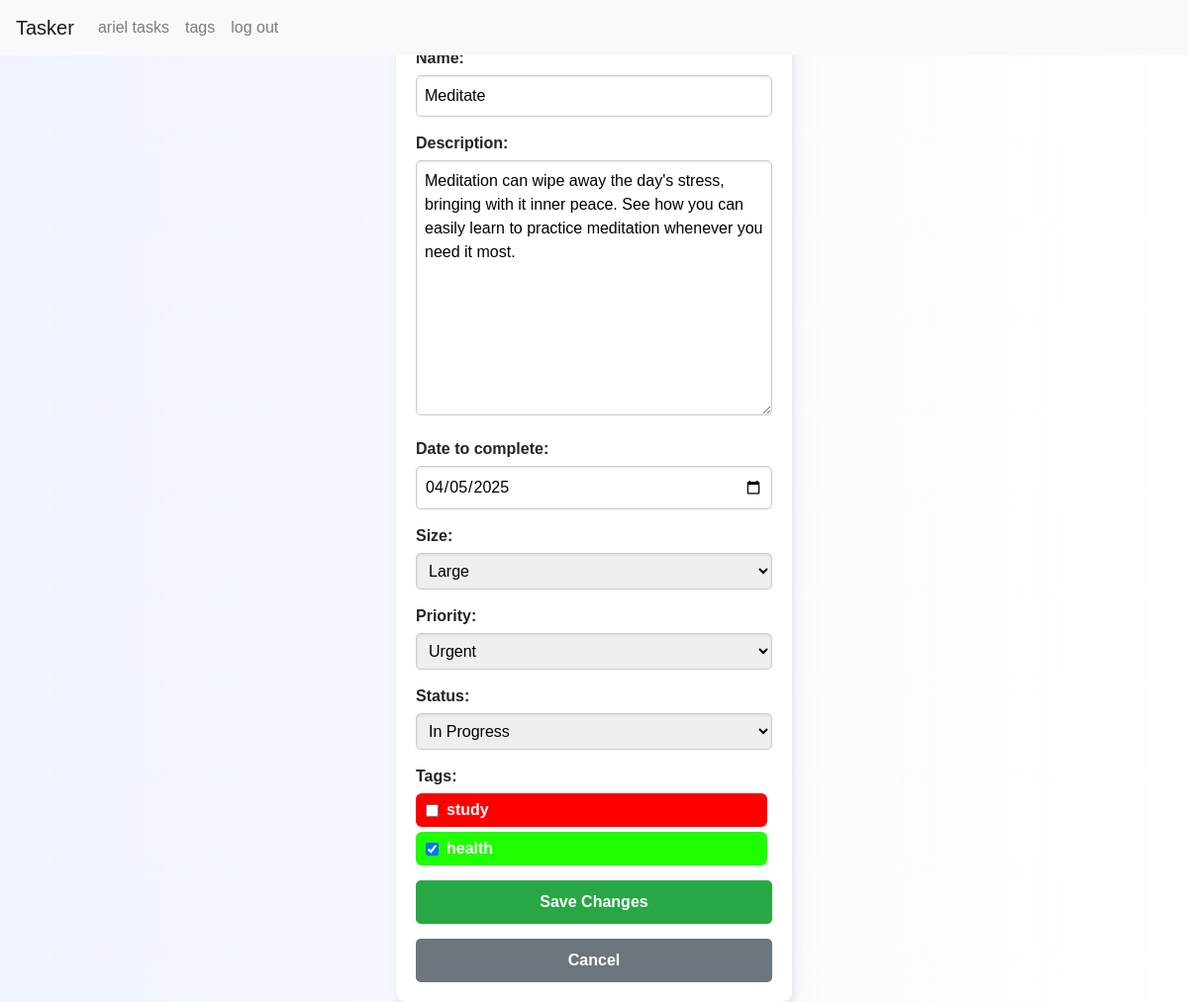
The app's page /tasks/edit/7/ (signed in) with its own data.
### tasker/models.py (models this page shows, shortened)
class User(AbstractUser):
    pass

class Task(models.Model):
    SIZE_CHOICES = [
        ('small', 'Small'),
        ('medium', 'Medium'),
        ('large', 'Large'),
        ('extraLarge', 'Extra Large'),
    ]
    PRIORITY_CHOICES = [
        ('light', 'Light'),
        ('medium', 'Medium'),
        ('urgent', 'Urgent'),
        ('severe', 'Severe'),
    ]
    STATUS_CHOICES = [
        ('in-analysis', 'In Analysis'),
        ('in-progress', 'In Progress'),
        ('flagged', 'Flagged'),
        ('completed', 'Completed'),
    ]
    user = models.ForeignKey(User, on_delete=models.CASCADE, related_name="tasks")
    name = models.CharField(max_length=255)
    description = models.TextField(blank=True)
    date_created = models.DateTimeField(auto_now_add=True)
    date_to_complete = models.DateField()
    size = models.CharField(max_length=10, choices=SIZE_CHOICES)
    priority = models.CharField(max_length=10, choices=PRIORITY_CHOICES)
    status = models.CharField(max_length=15, choices=STATUS_CHOICES, default='in-analysis')
    tags = models.ManyToManyField(Tag, blank=True)

class Tag(models.Model):
    name = models.CharField(max_length=50, unique=True)
    color = models.CharField(max_length=7, default="#000000")  # Hex Color

### tasker/views.py (the view)
# urls.py: path("tasks/edit/<int:task_id>/", views.edit_task, name="edit_task"),
@login_required
def edit_task(request, task_id):
    task = get_object_or_404(Task, id=task_id, user=request.user)
    task.tags.set(task.tags.filter(id__in=Tag.objects.values_list('id', flat=True)))
    if request.method == "POST":
        form = TaskForm(request.POST, instance=task)
        if form.is_valid():
            form.save()
            return redirect("task_list")
    else:
        form = TaskForm(instance=task)
    return render(request, "tasker/edit_task.html", {"form": form, "task": task})

### tasker/forms.py (shortened to what this page needs)
class TaskForm(forms.ModelForm):
    date_to_complete = forms.DateField(
        widget=forms.DateInput(attrs={'type': 'date'})
    )
    tags = forms.ModelMultipleChoiceField(
        queryset=Tag.objects.all(),
        widget=forms.CheckboxSelectMultiple,
        required=False
    )
    class Meta:
        model = Task
        fields = ['name', 'description', 'date_to_complete', 'size', 'priority', 'status', 'tags']

### tasker/templates/tasker/edit_task.html (shortened to what this page needs)
{% extends "tasker/layout.html" %}
{% block body %}
<div class="container-task-form edit-task">
    <div class="task-form">
        <h2>Edit Task: {{ task.name }}</h2>
        <form method="post">
            <div class="form-group">
                {{ form.name.label_tag }}
                {{ form.name }}
            </div>
            <div class="form-group">
                {{ form.description.label_tag }}
                {{ form.description }}
            </div>
            <div class="form-group">
                {{ form.date_to_complete.label_tag }}
                {{ form.date_to_complete }}
            </div>
            <div class="form-group">
                {{ form.size.label_tag }}
                {{ form.size }}
            </div>
            <div class="form-group">
                {{ form.priority.label_tag }}
                {{ form.priority }}
            </div>
            <div class="form-group">
                {{ form.status.label_tag }}
                {{ form.status }}
            </div>
            <div class="form-group">
                <label for="id_tags">Tags:</label>
                <div class="tag-container">
                    {% for tag in form.tags.field.queryset %}
                        <label class="tag-label" data-color="{{ tag.color }}" style="display: flex; align-items: center; gap: 8px; padding: 5px 10px; border-radius: 6px; margin-right: 5px; color: white;">
                            <input type="checkbox" name="tags" value="{{ tag.id }}" {% if tag in task.tags.all %}checked{% endif %} style="margin: 0; width: unset;">
                            <span>{{ tag.name }}</span>
                        </label>
                    {% endfor %}
                </div>
            </div>
            <button type="submit" class="btn btn-success">Save Changes</button>
            <a href="{% url 'task_list' %}" class="btn btn-secondary" style="margin-top: 15px;">Cancel</a>
        </form>
    </div>
</div>
{% endblock %}

### tasker/templates/tasker/layout.html (shortened to what this page needs)
{% load static %}
<!DOCTYPE html>
<html lang="en">
    <head>
        <link rel="stylesheet" href="https://stackpath.bootstrapcdn.com/bootstrap/4.4.1/css/bootstrap.min.css">
        <link href="{% static 'tasker/styles.css' %}" rel="stylesheet">
    </head>
    <body>
        <nav class="navbar navbar-expand-lg navbar-light bg-light">
            <a class="navbar-brand" href="#">Tasker</a>
            <div>
              <ul class="navbar-nav mr-auto">
                {% if user.is_authenticated %}
                    <li class="nav-item">
                        <a class="nav-link" href="{% url 'task_list' %}">{{ user.username }} tasks</a>
                    </li>
                    <li class="nav-item">
                        <a class="nav-link" href="{% url 'tag_list' %}">tags</a>
                    </li>
                    <li class="nav-item">
                        <a class="nav-link" href="{% url 'logout' %}">log out</a>
                    </li>
                {% endif %}
              </ul>
            </div>
          </nav>
        <div class="body">
            {% block body %}
            {% endblock %}
        </div>
    </body>
</html>

### tasker/static/tasker/styles.css (style rules this page uses)
body { font-family: 'Arial', sans-serif; background: linear-gradient(to right, #f0f4ff, #ffffff); }
.container-task-form { display: flex; justify-content: center; align-items: center; height: 100vh; margin-bottom: 100px; }
.edit-task { margin-top: 35px; }
.task-form { width: 400px; background: #ffffff; padding: 20px; border-radius: 10px; box-shadow: 2px 4px 10px rgba(0, 0, 0, 0.1); }
h2 { text-align: center; margin-bottom: 20px; color: #333; }
.form-group { margin-bottom: 15px; }
.form-group label { font-weight: bold; display: block; margin-bottom: 5px; }
.form-group input, .form-group select, .form-group textarea { width: 100%; padding: 8px; border-radius: 5px; border: 1px solid #ccc; box-shadow: inset 0px 1px 3px rgba(0, 0, 0, 0.1); }
.btn { width: 100%; padding: 10px; font-size: 16px; font-weight: bold; border-radius: 5px; border: none; cursor: pointer; text-align: center; }

### records on screen
User: username "ariel"
Task: name "Meditate", description "Meditation can wipe away the day's stress, bringing with it inner peace. See how you can easily learn to practice meditation whenever you need it most.", date_to_complete "04/05/2025", size "Large", priority "Urgent", status "In Progress"
Tag: name "study"
Tag: tags "☑", name "health"
